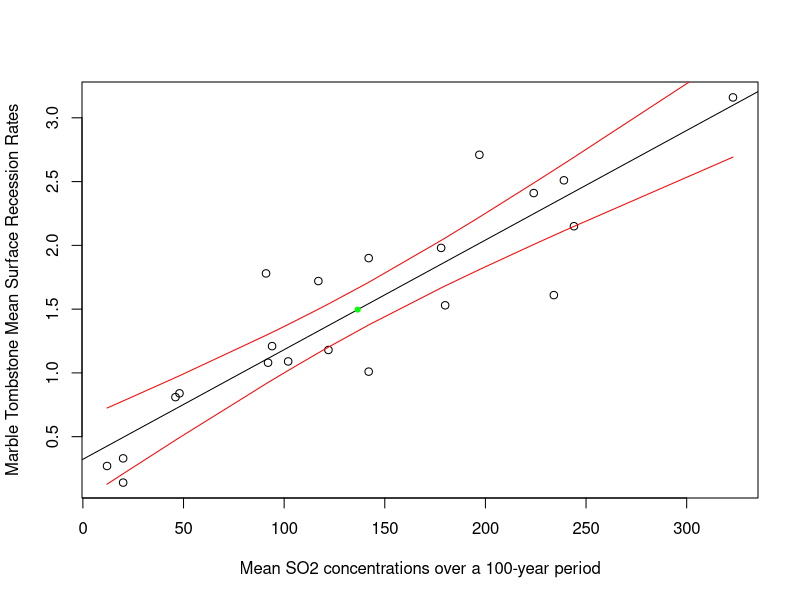

Recreate this plot in R.
# Question 1
getwd()
setwd("C:/Users/Nitin Rangarajan/Desktop/UC Material/Courses/Spring/Flex2/Data Analysis Methods/Homeworks/Week3")
getwd()
tomb_data <- read.csv("tombstone.csv")
head(tomb_data)

# Question 2

summary(tomb_data)

lm_model_ts = lm(tomb_data$Marble.Tombstone.Mean.Surface.Recession.Rate..mm.100years.~
                   tomb_data$Modelled.100.Year.Mean.SO2.Concentration..ug.m..3.)
lm_model_ts

summary(lm_model_ts)$r.square

# Question 3.1
summary(lm_model_ts)$coef[,3]
summary(lm_model_ts)$coef[,4]

# Question 3.2

anova_d1 = anova(lm_model_ts)
anova_d1

# Question 3.3

confint(lm_model_ts, level= 0.95)
plot = predict(lm_model_ts, interval = "confidence")
plot

# Question 3.4

plot(tomb_data$Modelled.100.Year.Mean.SO2.Concentration..ug.m..3., 
     tomb_data$Marble.Tombstone.Mean.Surface.Recession.Rate..mm.100years., 
     xlab = "Mean SO2 concentrations over a 100-year period", 
     ylab = "Marble Tombstone Mean Surface Recession Rates")
lines(tomb_data$Modelled.100.Year.Mean.SO2.Concentration..ug.m..3.,plot[,2], col='red')
lines(tomb_data$Modelled.100.Year.Mean.SO2.Concentration..ug.m..3.,plot[,3], col='red')
abline(lm_model_ts)
points(mean(tomb_data$Modelled.100.Year.Mean.SO2.Concentration..ug.m..3.),
       mean(tomb_data$Marble.Tombstone.Mean.Surface.Recession.Rate..mm.100years.),pch=20,
       col="green")

# Question 4
